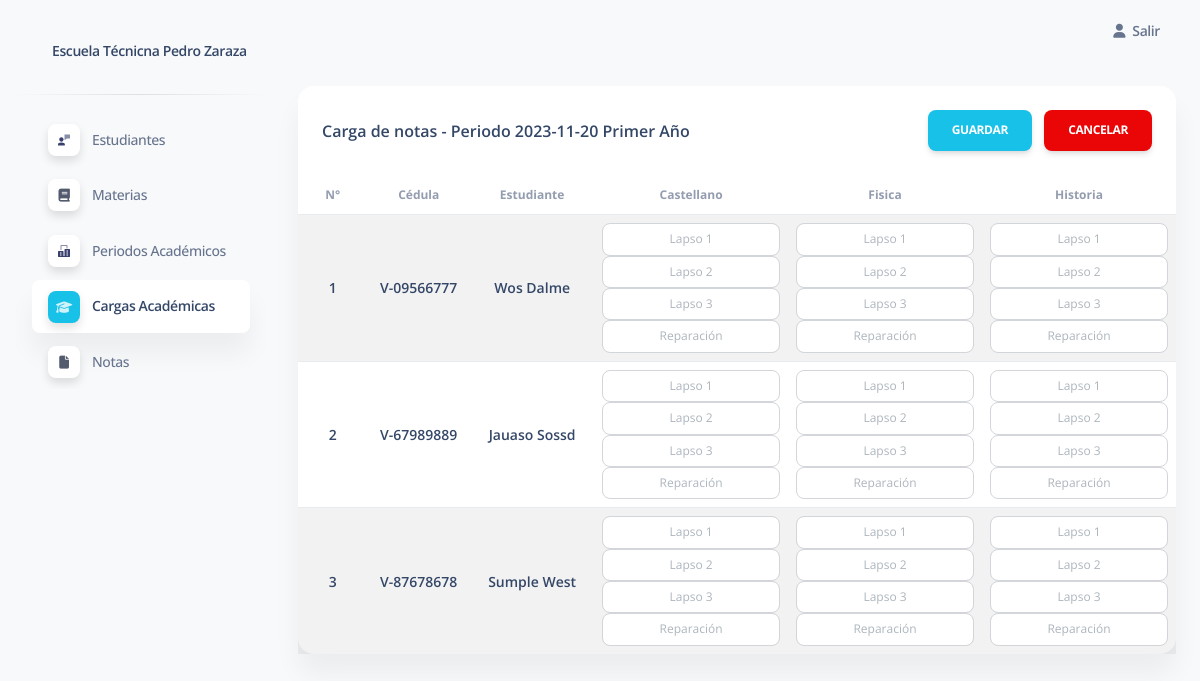
Page /notas/1/carga (signed in) on the earlier database version.
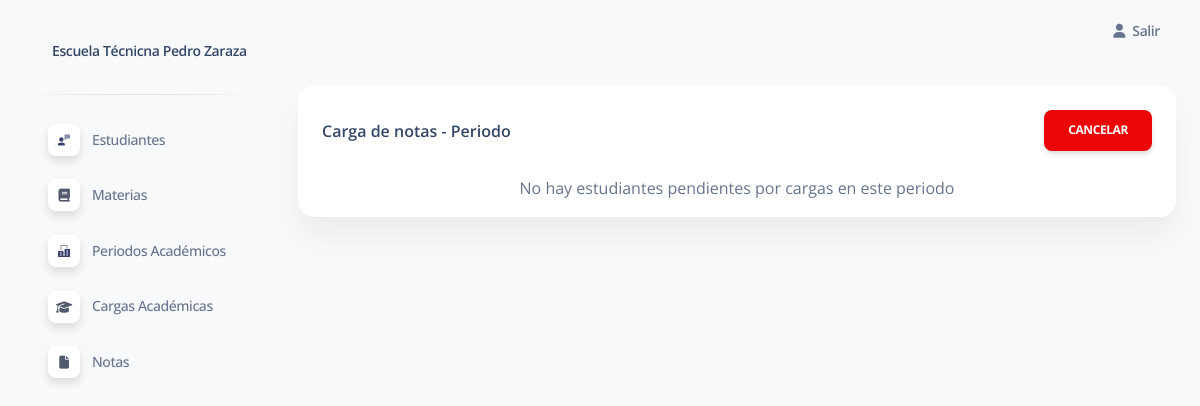
Same page on the later database version.
### apps/home/models.py (models this page shows, shortened)
class Periodo(models.Model):
    fecha = models.DateField(null=True)
    carga = models.ForeignKey('home.Carga', on_delete=models.RESTRICT, null=True)
    class Meta:
        verbose_name = ("Periodo")
        verbose_name_plural = ("Periodos")
    def __str__(self):
        return f'{self.fecha} {self.carga.titulo}'

class Carga(models.Model):
    titulo = models.CharField(max_length=30, null=True)
    materias = models.ManyToManyField(Materia)
    class Meta:
        verbose_name = ("Carga ")
        verbose_name_plural = ("Cargas")

class Materia(models.Model):
    nombre = models.CharField(max_length=30, unique=True, null=True)
    literales = models.BooleanField(default=False)
    class Meta:
        verbose_name = ("Materia")
        verbose_name_plural = ("Materias")

class Estudiante(models.Model):
    CI_OPT=(
        ('V', 'V'),
        ('E', 'E')
    )
    ci = models.CharField(max_length=10, validators=[MinLengthValidator(7), RegexValidator(r'^[0-9]{1,2}[.]?[0-9]{3}[.]?[0-9]{3}$')], unique=True, null=True)
    ci_tipo = models.CharField(max_length=1, choices=CI_OPT, null=True)
    nombre = models.CharField(max_length=30, null=True)
    apellido = models.CharField(max_length=30, null=True)
    entidad_federal = models.CharField(max_length=30, null=True)
    periodo = models.ForeignKey('home.Periodo', on_delete=models.SET_NULL, blank=True, null=True)#Relación a periodo para asignar carga y tomar en cuenta en carga de notas
    periodo_completo = models.BooleanField(default=False)#Filtro para excluir de la carga de notas una vez fue cargada la nota
    class Meta:
        verbose_name = ("Estudiante")
        verbose_name_plural = ("Estudiantes")

### apps/home/views.py (the view, shortened to what this page needs)
# urls.py: path('notas/<str:pd>/carga', views.carga_notas, name='carga_notas'),
@login_required(login_url="/login/")
def carga_notas(request, pd):
    periodo = get_object_or_404(Periodo, pk=pd)
    carga = periodo.carga
    estudiantes = Estudiante.objects.filter(periodo=periodo).order_by("ci").exclude(periodo_completo=True)[:10]
    if not estudiantes:
        return render(request, 'home/carga_de_notas.html', {'fail_message':'No hay estudiantes pendientes por cargas en este periodo'})
    materias = carga.materias.all().order_by("nombre")
    cantidad_materias = materias.count()
    total_forms = cantidad_materias * estudiantes.count()
    NotasFormSet = modelformset_factory(Nota, fields='__all__', extra=total_forms)
    formset = NotasFormSet(request.POST or None)
    context = {
        'periodo': periodo,
        'carga': carga,
        'materias': materias,
        'cantidad_materias': cantidad_materias,
        'estudiantes': estudiantes,
        'formset': formset,
        'segment': 'carga'
        }
    return render(request, 'home/carga_de_notas.html', context)

### apps/context_processors.py (called while the page is built)
def cfg_assets_root(request):
    return { 'ASSETS_ROOT' : settings.ASSETS_ROOT }

### apps/home/templatetags/tags.py (called while the page is built)
@register.simple_tag()
def multiply(a, b, *args, **kwargs):
    return a * b

### apps/templates/home/carga_de_notas.html (shortened to what the changed rows need)
{% extends 'layouts/base.html' %}
{% block content %}
    {% load tags %}
    <div class="container-fluid py-4">
      <div class="row">
        <div class="col-12">
          <form method="post">
            <div class="card mb-4">
              <div class="card-header">
                <div class="m-0 d-flex flex-sm-row justify-content-between align-items-center">
                  <h6 class="m-0">Carga de notas - Periodo {{ periodo }} </h6>
                  <div>
                    {% if not fail_message %}
                    <button class="btn btn-primary btm-sm m-0 me-2" type="submit">Guardar</button>
                    {% endif %}
                    <button class="btn btn-danger btm-sm m-0" onClick="window.history.back();return false;">Cancelar</button>
                  </div>
                </div>
              </div>
              <div class="card-body p-0">
                {% if fail_message %}
                <p class="text-center">{{ fail_message }}</p>
                {% else %}
                <div class="table-responsive p-0">
                  <table class="table table-striped mb-0 ">
                    <thead>
                      <tr>
                        <th class="text-xs font-weight-bolder opacity-7 text-center">N°</th>
                        <th class="text-xs font-weight-bolder opacity-7 text-center">Cédula</th>
                        <th class="text-xs font-weight-bolder opacity-7 text-center">Estudiante</th>
                        {% for materia in materias %}
                        <th class="text-xs font-weight-bolder opacity-7 text-center">{{ materia.nombre }}</th>
                        {% endfor %}
                      </tr>
                    </thead>
                    <tbody>
                      {% for estudiante in estudiantes %}
                      {% multiply forloop.counter0 cantidad_materias as multiplicador_materias %}
                      <tr>
                        <td class="font-weight-bold align-middle text-center text-sm">
                          <h6 class="text-sm m-0">{{ forloop.counter }}</h6>
                        </td>
                        <td class="font-weight-bold align-middle text-center">
                          <h6 class="text-sm m-0">{{ estudiante.ci_tipo }}-{{ estudiante.ci }}</h6>
                        </td>
                        <td class="font-weight-bold align-middle text-center">
                          <h6 class="text-sm m-0">{{ estudiante.nombre }} {{ estudiante.apellido }}</h6>
                        </td>
                        {% for materia in materias %}
                        <td class="p-2 ">
                          <div class="d-flex-inline flex-column gap-2  ">
                            <input
                              required
                              type="text"
                              name="form-{{ forloop.counter0|add:multiplicador_materias }}-lapso_1"
                              class="form-control form-control-sm flex-shrink-1 text-center"
                              pattern="([0-1][0-9]|20|IN)"
                              title="Ingrese solo números del 01 al 20 o IN en mayúsculas"
                              placeholder="Lapso 1"
                              maxlength="2"
                              id="id_form-{{ forloop.counter0|add:multiplicador_materias }}-lapso_1"
                            >
                            <input
                              required
                              type="text"
                              name="form-{{ forloop.counter0|add:multiplicador_materias }}-lapso_2"
                              class="form-control form-control-sm flex-shrink-1 text-center"
                              pattern="([0-1][0-9]|20|IN)"
                              title="Ingrese solo números del 01 al 20 o IN en mayúsculas"
                              placeholder="Lapso 2"
                              maxlength="2"
                              id="id_form-{{ forloop.counter0|add:multiplicador_materias }}-lapso_2"
                            >
                            <input
                              required
                              type="text"
                              name="form-{{ forloop.counter0|add:multiplicador_materias }}-lapso_3"
                              class="form-control form-control-sm flex-shrink-1 text-center"
                              pattern="([0-1][0-9]|20|IN)"
                              title="Ingrese solo números del 01 al 20 o IN en mayúsculas"
                              placeholder="Lapso 3"
                              maxlength="2"
                              id="id_form-{{ forloop.counter0|add:multiplicador_materias }}-lapso_3"
                            >
                            <input
                              type="text"
                              name="form-{{ forloop.counter0|add:multiplicador_materias }}-reparacion"
                              class="form-control form-control-sm flex-shrink-1 text-center"
                              pattern="([0-1][0-9]|20|IN)"
                              title="Ingrese solo números del 01 al 20 o IN en mayúsculas"
                              placeholder="Reparación"
                              maxlength="2"
                              id="id_form-{{ forloop.counter0|add:multiplicador_materias }}-reparacion"
                            >
                          </div>
                        </td>
                        {% endfor %}
                      </tr>
                      {% endfor %}
                    </tbody>
                  </table>
                </div>
                {% endif %}
              </div>
            </div>
          </form>
        </div>
      </div>
    </div>
{% endblock content %}

Differences in the rows shown:
no longer on this page (row unchanged): Periodo: fecha+carga "2023-11-20 Primer Año"
no longer on this page (row unchanged): Materia: nombre "Castellano"
no longer on this page (row unchanged): Materia: nombre "Fisica"
no longer on this page (row unchanged): Materia: nombre "Historia"
no longer on this page (row edited): Estudiante: ci_tipo "V", ci "09566777", nombre "Wos", apellido "Dalme"
no longer on this page (row edited): Estudiante: ci_tipo "V", ci "67989889", nombre "Jauaso", apellido "Sossd"
no longer on this page (row edited): Estudiante: ci_tipo "V", ci "87678678", nombre "Sumple", apellido "West"
Other differences:
{{ fail_message }}: (not shown) → "No hay estudiantes pendientes por cargas en este periodo"
text no longer shown: "GUARDAR N° Cédula Estudiante"
